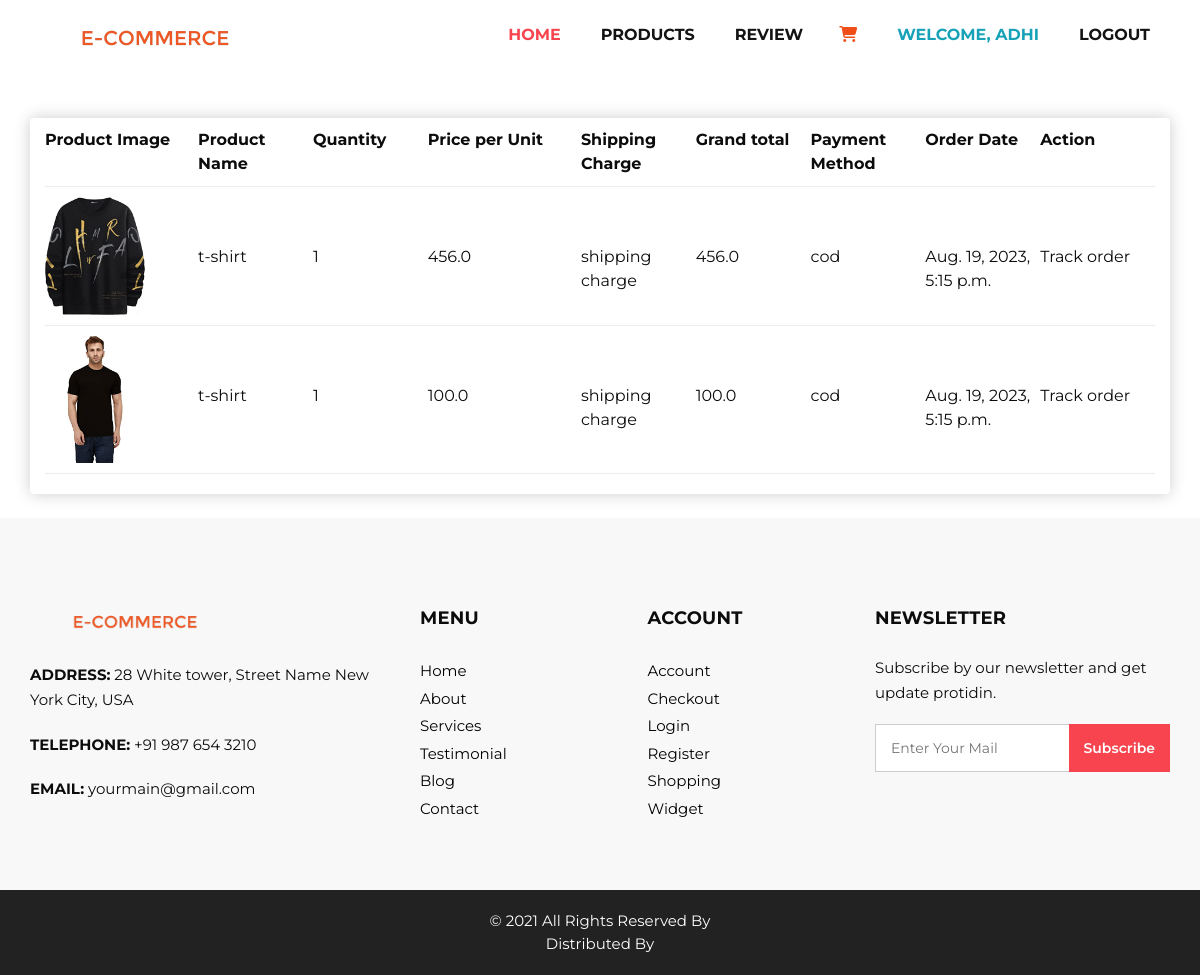
The page /trackorder/ (signed in) on the database its author committed.
### store/models.py (models this page shows, shortened)
class Order_Successful(models.Model):
    user = models.ForeignKey(User, on_delete=models.CASCADE)
    product = models.ForeignKey(Product,on_delete=models.CASCADE)
    quantity = models.IntegerField(("Quantity"))
    created_at = models.DateTimeField(default=timezone.now)
    ORDER_STATUS_CHOICES = (
        ('Pending', 'Pending'),
        ('Confirmed', 'Confirmed'),
        ('Shipped', 'Shipped'),
        ('Delivered', 'Delivered'),
    )
    status = models.CharField(max_length=50, choices=ORDER_STATUS_CHOICES, default='Pending')
    PAYMENT_METHOD_CHOICES = (
        ('Pending', 'Pending'),
        ('cod', 'Cash on Delivery'),
        ('credit_card', 'Credit Card'),
    )
    payment_method = models.CharField(max_length=20, choices=PAYMENT_METHOD_CHOICES, default='Pending')

class Product(models.Model):
    name = models.CharField(max_length=200)
    price = models.FloatField()
    digital = models.BooleanField(default=False, null=True, blank=True)
    image = models.ImageField(null=True, blank=True)
    @property
    def imageURL(self):
        try:
            url = self.image.url
        except:
            url = ''
        return url

### store/views.py (the view)
# urls.py: path('trackorder/',views.track_order, name="track_order"),
def track_order(request):
    orders = Order_Successful.objects.filter(user=request.user)
    for order_item in orders:
        order_item.grand_total = order_item.product.price * order_item.quantity
    context = {'orders': orders}
    return render(request, 'track_order.html', context)

### templates/track_order.html (shortened to what this page needs)
{% load static %}
<!DOCTYPE html>
<html>
   <head>
      <link rel="stylesheet" type="text/css" href="{% static '/css/bootstrap.css' %}" />
      <link href="{% static '/css/font-awesome.min.css' %}" rel="stylesheet" />
      <link href="{% static '/css/style.css' %}" rel="stylesheet" />
      <link href="{% static '/css/responsive.css' %}" rel="stylesheet" />
   </head>
   <body>
{% include 'inc/navbar.html' %}
{% block content%}
<div class="container pt-5">
    <div class="box-element col-md-12">
        <div class="cart-row">
            <div style="flex:4;"><strong>Product Image</strong></div>
            <div style="flex:3;"><strong>Product Name</strong></div>
            <div style="flex:3;"><strong>Quantity</strong></div>
            <div style="flex:4;"><strong>Price per Unit</strong></div>
            <div style="flex:3;"><strong>Shipping Charge</strong></div>
            <div style="flex:3;"><strong>Grand total</strong></div>
            <div style="flex:3;"><strong>Payment Method</strong></div>
            <div style="flex:3;"><strong>Order Date</strong></div>
            <div style="flex:3;"><strong>Action</strong></div>
         </div>
        {% for order_item in orders %}
        <div class="cart-row">
            <div style="flex:4;"><img class="row-image" src="{{ order_item.product.imageURL }}" alt="product image"></div>
            <div style="flex:3;"><p class="pt-5">{{ order_item.product.name }}</p></div>
            <div style="flex:3;"><p class="pt-5">{{ order_item.quantity }}</p></div>
            <div style="flex:4;"><p class="pt-5">{{ order_item.product.price }}</p></div>
            <div style="flex:3;"><p class="pt-5">shipping charge</p></div>
            <div style="flex:3;"><p class="pt-5">{{ order_item.grand_total }}</p></div>
            <div style="flex:3;"><p class="pt-5">{{ order_item.payment_method }}</p></div>
            <div style="flex:3;"><p class="pt-5">{{ order_item.created_at }}</p></div>
            <div style="flex:3;"><p class="pt-5">Track order</p></div>
         </div>
         {% endfor %}
    </div>
</div><br>
{% endblock content %}
{% include 'inc/footer.html' %}
</body>
</html>

### templates/inc/navbar.html (shortened to what this page needs)
{% load static %}
<!DOCTYPE html>
<html>
   <head>
      <link rel="stylesheet" type="text/css" href="{% static '/css/bootstrap.css' %}" />
      <link href="{% static '/css/font-awesome.min.css' %}" rel="stylesheet" />
      <link href="{% static '/css/style.css' %}" rel="stylesheet" />
      <link href="{% static '/css/responsive.css' %}" rel="stylesheet" />
   </head>
   <body>
<header class="header_section">
    <div class="container">
       <nav class="navbar navbar-expand-lg custom_nav-container ">
          <a class="navbar-brand" href="{% url 'home' %}"><img width="250" src="{% static '/images/e-cart.png' %}" alt="#" /></a>
          <div class="collapse navbar-collapse" id="navbarSupportedContent">
             <ul class="navbar-nav">
                <li class="nav-item active">
                   <a class="nav-link" href="{% url 'home' %}">Home <span class="sr-only">(current)</span></a>
                </li>
                <li class="nav-item">
                   <a class="nav-link" href="{% url 'product' %}">Products</a>
                </li>
                <li class="nav-item">
                   <a class="nav-link" href="{% url 'review' %}">Review</a>
                </li>
               <li class="nav-item">
               <a class="nav-link pl-3" href="{% url 'cart_page' %}"><i class="fa-solid fa-cart-shopping" style="color: #f04f19;"></i></a>
               </li>
               {% if user.is_authenticated %}
                <li class="nav-item">
                  <span class="nav-link text-info">Welcome, {{ user.username }}</span>
                </li>
                <li class="nav-item">
                  <a class="nav-link" href="{% url 'logout' %}">Logout</a>
                </li>
                {% else %}
                <li class="nav-item">
                  <a class="nav-link" href="{% url 'register' %}"><i class="fa-solid fa-user  pl-3"></i></a>
                </li>
                {% endif %}
             </ul>
          </div>
       </nav>
    </div>
 </header>

### static/css/style.css (style rules this page uses)
* { box-sizing: border-box; margin: 0; padding: 0; }
body { font-family: 'Montserrat', sans-serif; color: #0c0c0c; background-color: #ffffff; overflow-x: hidden; }
a, a:hover, a:focus { text-decoration: none; }
.header_section { padding: 15px 0; }
.navbar-brand { font-family: 'Playfair Display', serif; }
.custom_nav-container { padding: 0; }
.custom_nav-container .navbar-nav { margin-left: auto; }
.custom_nav-container .navbar-nav .nav-item .nav-link { padding: 5px 20px; color: #131313; text-align: center; text-transform: uppercase; border-radius: 5px; -webkit-transition: all 0.3s; transition: all 0.3s; font-weight: 700; }
.custom_nav-container .navbar-nav .nav-item:hover .nav-link, .custom_nav-container .navbar-nav .nav-item.active .nav-link { color: #f7444e; }

### static/css/responsive.css (style rules this page uses)
@media (min-width: 1200px) { .container { max-width: 1170px; } }

### templates/track_order.html (style rules this page uses)
.box-element { box-shadow:hsl(0, 0%, 80%) 0 0 16px; background-color: #fff; border-radius: 4px; padding: 10px; }
.cart-row { display: flex; align-items: flex-stretch; padding-bottom: 10px; margin-bottom: 10px; border-bottom: 1px solid #ececec; }
.row-image { width: 100px; }

### rows shown on the page
Order_Successful: product.imageURL (picture), product.name "t-shirt", quantity "1", product.price "456.0", grand_total "456.0", payment_method "cod", created_at "Aug. 19, 2023, 5:15 p.m."
Order_Successful: product.imageURL (picture), product.name "t-shirt", quantity "1", product.price "100.0", grand_total "100.0", payment_method "cod", created_at "Aug. 19, 2023, 5:15 p.m."

### other values the page prints
{{ user.username }} "ADHI"
